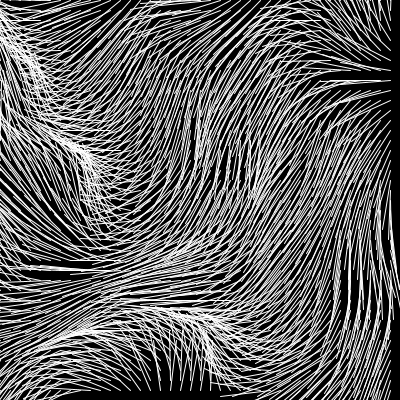
Frame 1 (no input)
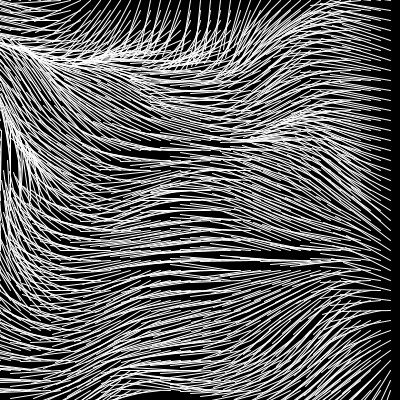
Frame 60 (the mouse pressed at the canvas centre just before this capture)
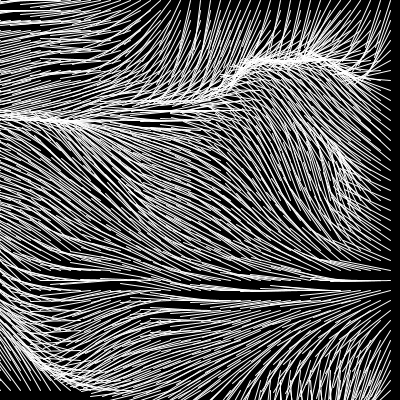
Frame 120 (the mouse held since frame 60 and released just before this capture)

The Processing sketch that drew these frames (run headless with seeded random() and noise(); from frame 60 on, the mouse is pressed at the canvas centre):

// Processing sketch: moving_lines
// ── moving_lines.pde
float a = 0;
float b = 0;
float c = 0;

void setup(){
  size(400,400);
}

void draw(){
  background(0);
  
  a = 0;
  for(int i = 0; i < width; i+=10){
    b = 0;
    for(int y = 0; y < height; y+=10){
      float angle = map(noise(a,b,c), 0, 1.0, 0, 2*PI);
      float x = 50 * cos(angle);
      float j = 50 * sin(angle);
      stroke(255);
      line(i, y, i+x, y+j);
      b += 0.05;
    }
    a += 0.05;
  }
  c += 0.01;
}
